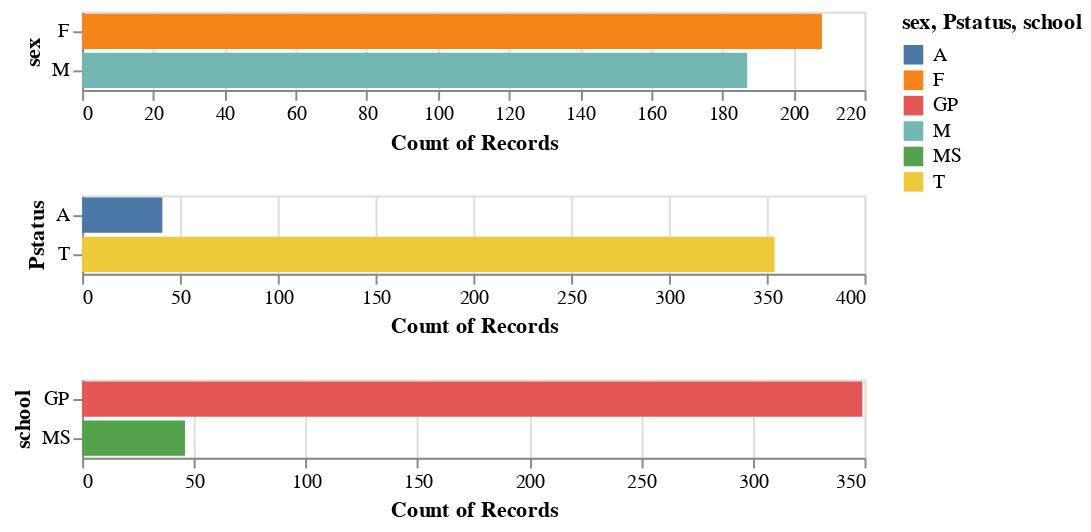

Notebook code cell kept with this figure:
### Code cell
bars1&bars2&bars3

### Figure 1 — Vega-Lite specification as saved in the notebook (floating-point values rounded to 4 significant figures; data arrays with more than 128 entries replaced by an {"elided": "..."} marker saying what was removed)
{"config": {"view": {"continuousWidth": 400, "continuousHeight": 300}}, "vconcat": [{"mark": "bar", "encoding": {"color": {"type": "nominal", "field": "sex"}, "x": {"type": "quantitative", "aggregate": "count", "field": "sex"}, "y": {"type": "nominal", "field": "sex"}}}, {"mark": "bar", "encoding": {"color": {"type": "nominal", "field": "Pstatus"}, "x": {"type": "quantitative", "aggregate": "count", "field": "Pstatus"}, "y": {"type": "nominal", "field": "Pstatus"}}}, {"mark": "bar", "encoding": {"color": {"type": "nominal", "field": "school"}, "x": {"type": "quantitative", "aggregate": "count", "field": "school"}, "y": {"type": "nominal", "field": "school"}}}], "data": {"name": "data-e915ea558f4356374e17cc933ebec282"}, "$schema": "https://vega.github.io/schema/vega-lite/v4.8.1.json", "datasets": {"data-e915ea558f4356374e17cc933ebec282": {"elided": "395 records"}}}
